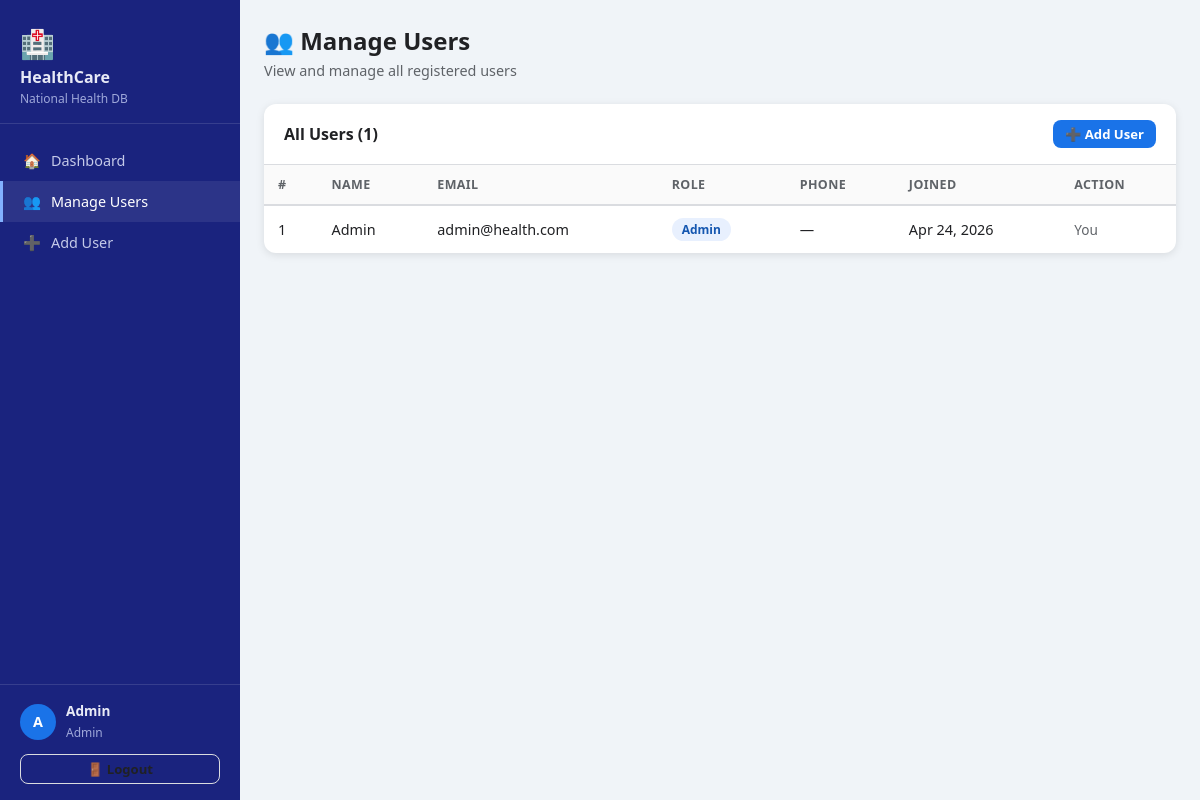
The page /pages/admin/users.php (signed in) on the database its author committed.
### tables this page shows
CREATE TABLE IF NOT EXISTS users (
    id INT AUTO_INCREMENT PRIMARY KEY,
    name VARCHAR(100) NOT NULL,
    email VARCHAR(150) NOT NULL UNIQUE,
    password VARCHAR(255) NOT NULL,
    role ENUM('admin','doctor','patient') NOT NULL,
    phone VARCHAR(20),
    created_at TIMESTAMP DEFAULT CURRENT_TIMESTAMP
);

### includes/autoload.php (called while the page is built, shortened)
<?php
spl_autoload_register(function (string $class): void {
    $file = __DIR__ . '/../classes/' . $class . '.php';
});
require_once __DIR__ . '/../config/database.php';

### classes/Database.php (called while the page is built, shortened)
<?php
class Database {
    private static ?PDO $instance = null;
    public static function getInstance(): PDO {
        if (self::$instance === null) {
            $dsn = "mysql:host=" . DB_HOST . ";dbname=" . DB_NAME . ";charset=" . DB_CHARSET;
            $options = [
                PDO::ATTR_ERRMODE            => PDO::ERRMODE_EXCEPTION,
                PDO::ATTR_DEFAULT_FETCH_MODE => PDO::FETCH_ASSOC,
                PDO::ATTR_EMULATE_PREPARES   => false,
            ];
            self::$instance = new PDO($dsn, DB_USER, DB_PASS, $options);
        }
        return self::$instance;
    }
}

### classes/Model.php (called while the page is built, shortened)
<?php
abstract class Model {
    public function __construct() {
        $this->db = Database::getInstance();
    }
}

### classes/Admin.php (called while the page is built, shortened)
<?php
class Admin extends User {
    public function getAllUsers(): array {
        $stmt = $this->db->query("SELECT id, name, email, role, phone, created_at FROM users ORDER BY created_at DESC");
        return $stmt->fetchAll();
    }
}

### pages/admin/users.php (the view, shortened to what this page needs)
<?php
require_once __DIR__ . '/../../includes/autoload.php';
$admin = new Admin();
$users = $admin->getAllUsers();
require_once __DIR__ . '/../../includes/header.php';
?>
<div class="page-header">
  <h1>👥 Manage Users</h1>
  <p>View and manage all registered users</p>
</div>
<div class="card">
  <div class="card-header">
    <h3>All Users (<?= count($users) ?>)</h3>
    <a href="/pages/admin/add_user.php" class="btn btn-primary btn-sm">➕ Add User</a>
  </div>
  <div class="card-body" style="padding:0">
    <div class="table-wrap"><table>
      <thead><tr><th>#</th><th>Name</th><th>Email</th><th>Role</th><th>Phone</th><th>Joined</th><th>Action</th></tr></thead>
      <tbody>
        <?php foreach($users as $u): ?>
        <tr>
          <td><?= $u['id'] ?></td>
          <td><?= htmlspecialchars($u['name']) ?></td>
          <td><?= htmlspecialchars($u['email']) ?></td>
          <td><span class="badge badge-<?= $u['role'] ?>"><?= ucfirst($u['role']) ?></span></td>
          <td><?= htmlspecialchars($u['phone'] ?? '—') ?></td>
          <td><?= date('M d, Y', strtotime($u['created_at'])) ?></td>
          <td>
            <?php if ($u['id'] !== (int)$_SESSION['user_id']): ?>
            <form method="POST" onsubmit="return confirm('Delete this user?')">
              <input type="hidden" name="delete_id" value="<?= $u['id'] ?>">
              <button type="submit" class="btn btn-danger btn-sm">🗑 Delete</button>
            </form>
            <?php else: ?>
            <span class="text-muted text-sm">You</span>
            <?php endif; ?>
          </td>
        </tr>
        <?php endforeach; ?>
      </tbody>
    </table></div>
  </div>
</div>
<?php require_once __DIR__ . '/../../includes/footer.php'; ?>

### includes/header.php (shortened to what this page needs)
<?php
$role = $_SESSION['role'] ?? '';
$userName = $_SESSION['user_name'] ?? '';
$navLinks = [
    'admin'   => [
        ['url'=>'/pages/admin/dashboard.php','icon'=>'🏠','label'=>'Dashboard'],
        ['url'=>'/pages/admin/users.php','icon'=>'👥','label'=>'Manage Users'],
        ['url'=>'/pages/admin/add_user.php','icon'=>'➕','label'=>'Add User'],
    ],
    'doctor'  => [
        ['url'=>'/pages/doctor/dashboard.php','icon'=>'🏠','label'=>'Dashboard'],
        ['url'=>'/pages/doctor/records.php','icon'=>'📋','label'=>'Medical Records'],
        ['url'=>'/pages/doctor/add_record.php','icon'=>'➕','label'=>'New Record'],
        ['url'=>'/pages/doctor/patients.php','icon'=>'🔍','label'=>'Search Patients'],
    ],
    'patient' => [
        ['url'=>'/pages/patient/dashboard.php','icon'=>'🏠','label'=>'Dashboard'],
        ['url'=>'/pages/patient/records.php','icon'=>'📋','label'=>'My Records'],
        ['url'=>'/pages/patient/profile.php','icon'=>'👤','label'=>'My Profile'],
    ],
];
$links = $navLinks[$role] ?? [];
$currentFile = '/' . ltrim(str_replace($_SERVER['DOCUMENT_ROOT'], '', $_SERVER['SCRIPT_FILENAME']), '/');
?>
<!DOCTYPE html>
<html lang="en">
<head>
<link rel="stylesheet" href="/assets/css/style.css">
</head>
<body>
<div class="layout">
<aside class="sidebar" id="sidebar">
  <div class="sidebar-logo">
    <div class="icon">🏥</div>
    <h2>HealthCare</h2>
    <p>National Health DB</p>
  </div>
  <nav class="sidebar-nav">
    <ul>
      <?php foreach($links as $link): ?>
        <li>
          <a href="<?= $link['url'] ?>" class="<?= $currentFile === $link['url'] ? 'active' : '' ?>">
            <span><?= $link['icon'] ?></span> <?= htmlspecialchars($link['label']) ?>
          </a>
        </li>
      <?php endforeach; ?>
    </ul>
  </nav>
  <div class="sidebar-footer">
    <div class="sidebar-user">
      <div class="avatar"><?= strtoupper(mb_substr($userName,0,1)) ?></div>
      <div class="sidebar-user-info">
        <p><?= htmlspecialchars($userName) ?></p>
        <span><?= htmlspecialchars($role) ?></span>
      </div>
    </div>
    <a href="/includes/logout.php" class="btn btn-outline btn-sm" style="width:100%;justify-content:center">🚪 Logout</a>
  </div>
</aside>
<main class="main">

### includes/footer.php (shortened to what this page needs)
</main>
</div>
</body>
</html>

### assets/css/style.css (style rules this page uses)
:root { --primary: #1a73e8; --primary-dark: #1557b0; --secondary: #34a853; --danger: #ea4335; --warning: #fbbc04; --bg: #f0f4f8; --card: #ffffff; --text: #202124; --text-muted: #5f6368; --border: #dadce0; --sidebar-w: 240px; --radius: 12px; --shadow: 0 2px 8px rgba(0,0,0,.10); --shadow-lg: 0 8px 30px rgba(0,0,0,.12); }
*,*::before,*::after { box-sizing:border-box;margin:0;padding:0 }
body { font-family:'Segoe UI',system-ui,sans-serif;background:var(--bg);color:var(--text);min-height:100vh }
a { color:var(--primary);text-decoration:none }
.btn { display:inline-flex;align-items:center;gap:6px;padding:9px 20px;border-radius:8px;border:none; font-size:.9rem;font-weight:600;cursor:pointer;transition:all .2s;white-space:nowrap }
.btn-primary { background:var(--primary);color:#fff }
.btn-outline { background:transparent;border:1.5px solid var(--border);color:var(--text) }
.btn-sm { padding:5px 12px;font-size:.82rem }
.layout { display:flex;min-height:100vh }
.sidebar { width:var(--sidebar-w);background:#1a237e;color:#fff;display:flex;flex-direction:column; position:fixed;height:100vh;left:0;top:0;z-index:100;transition:transform .3s }
.sidebar-logo { padding:24px 20px 16px;border-bottom:1px solid rgba(255,255,255,.12) }
.sidebar-logo .icon { font-size:28px }
.sidebar-logo h2 { font-size:1rem;font-weight:700;margin-top:4px;color:#e8eaf6 }
.sidebar-logo p { font-size:.75rem;color:#9fa8da;margin-top:2px }
.sidebar-nav { flex:1;padding:16px 0;overflow-y:auto }
.sidebar-nav ul { list-style:none }
.sidebar-nav a { display:flex;align-items:center;gap:10px;padding:11px 20px;color:#c5cae9;font-size:.9rem; transition:all .2s;border-left:3px solid transparent }
.sidebar-nav a:hover,.sidebar-nav a.active { background:rgba(255,255,255,.08);color:#fff; border-left-color:#82b1ff;text-decoration:none }
.sidebar-footer { padding:16px 20px;border-top:1px solid rgba(255,255,255,.12) }
.sidebar-user { display:flex;align-items:center;gap:10px;margin-bottom:12px }
.avatar { width:36px;height:36px;border-radius:50%;background:var(--primary);display:flex; align-items:center;justify-content:center;font-size:.9rem;font-weight:700;color:#fff;flex-shrink:0 }
.sidebar-user-info p { font-size:.85rem;font-weight:600;color:#e8eaf6 }
.sidebar-user-info span { font-size:.75rem;color:#9fa8da;text-transform:capitalize }
.main { flex:1;margin-left:var(--sidebar-w);padding:24px;min-width:0 }
.page-header { margin-bottom:24px }
.page-header h1 { font-size:1.5rem;font-weight:700;color:var(--text) }
.page-header p { color:var(--text-muted);font-size:.9rem;margin-top:4px }
.card { background:var(--card);border-radius:var(--radius);box-shadow:var(--shadow);overflow:hidden }
.card-header { padding:16px 20px;border-bottom:1px solid var(--border);display:flex;align-items:center;justify-content:space-between }
.card-header h3 { font-size:1rem;font-weight:600 }
.card-body { padding:20px }
.table-wrap { overflow-x:auto }
table { width:100%;border-collapse:collapse;font-size:.9rem }
th { padding:11px 14px;text-align:left;font-size:.78rem;font-weight:700;color:var(--text-muted); text-transform:uppercase;letter-spacing:.4px;border-bottom:2px solid var(--border);background:#fafafa }
td { padding:12px 14px;border-bottom:1px solid var(--border);vertical-align:middle }
tr:last-child td { border-bottom:none }
.badge { display:inline-flex;align-items:center;padding:3px 10px;border-radius:20px;font-size:.75rem;font-weight:600 }
.badge-admin { background:#e8f0fe;color:#1557b0 }
.text-muted { color:var(--text-muted) }
.text-sm { font-size:.85rem }

### rows shown on the page
users: id "1", name "Admin", email "admin@health.com", role "Admin", phone "—", created_at "Apr 24, 2026", shows "You"

### other values the page prints
$link['icon'] "🏠"
$link['label'] "Dashboard"
$link['icon'] "👥"
$link['label'] "Manage Users"
$link['icon'] "➕"
$link['label'] "Add User"
mb_substr($userName,0,1) "A"
$userName "Admin"
$role "Admin"
count($users) "1"
